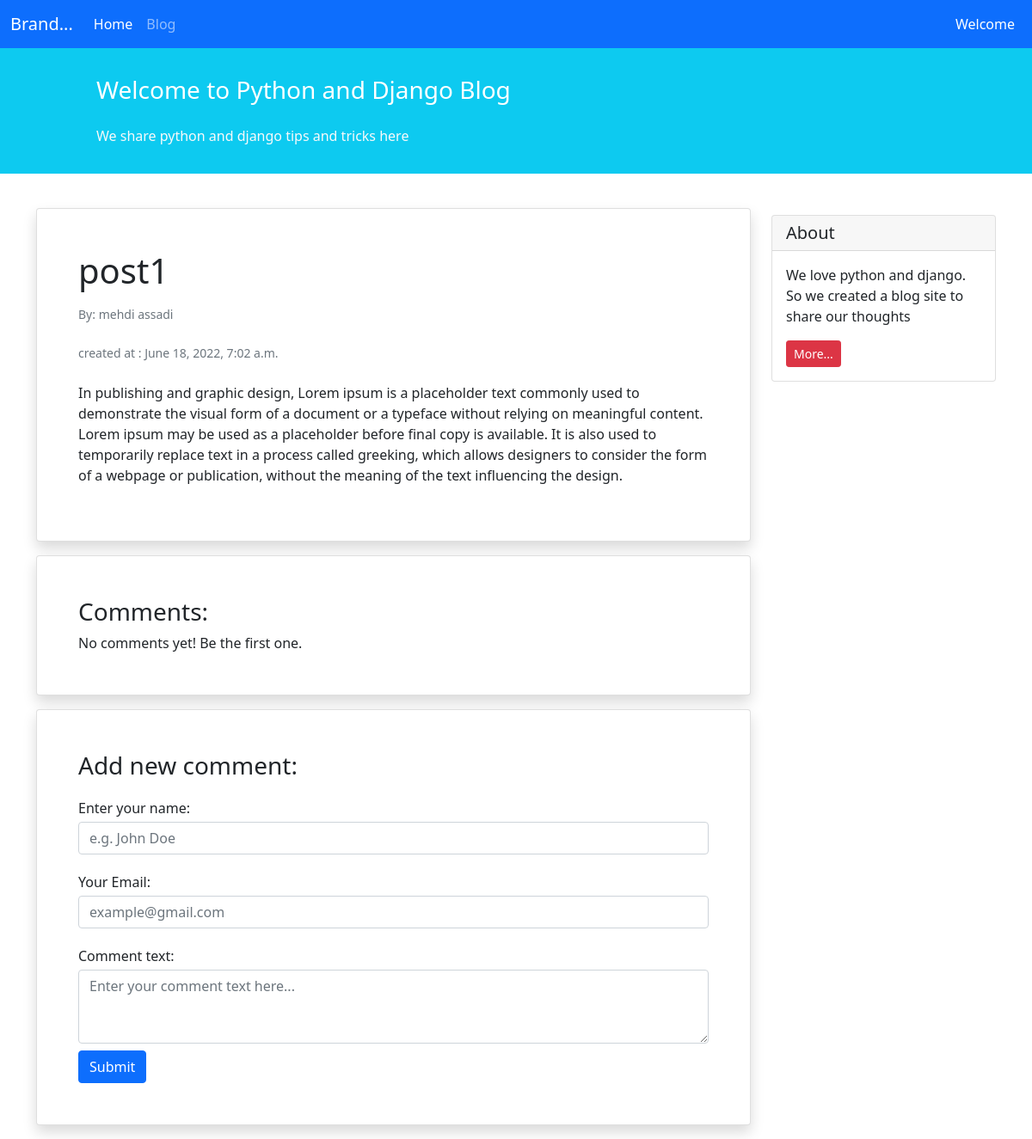
/1/, run on the app's committed database.
### apps/blog/models.py (models this page shows, shortened)
class Post(models.Model):
    STATUS_CHOICES = [('drf', 'Draft'), ('pub', 'Published')]
    title = models.CharField(max_length=100)
    author = models.ForeignKey(
        Author, blank=True, null=True, on_delete=models.CASCADE)
    description = models.TextField()
    date_created = models.DateTimeField(auto_now_add=True)
    date_modified = models.DateTimeField(auto_now=True)
    status = models.CharField(max_length=100, choices=STATUS_CHOICES)

class Author(models.Model):
    name = models.CharField(max_length=100)
    family = models.CharField(max_length=100)
    def __str__(self):
        return self.name+' ' + self.family

### apps/blog/views.py (the view)
# urls.py: path('<int:id>/', PostView , name='blog_detail'),
def PostView(request , id ):
    try:
        post =Post.objects.get(id=id)
        context={'post': post}
        return render(request, 'blog/details.html', context)
    except:
        context={'post': {'title': 'post not found ' , 'description': '.........'}}
        return render(request, 'blog/details.html', context)

### templates/blog/details.html
{% extends 'base.html' %} {% block content %}
<div class="container mt-4">
  <div class="row">
    <div class="col-9">
      <div class="card shadow my-3 p-5">
        <h1>{{post.title}}</h1>
        <p class="small text-muted mt-2">By: {{post.author}}</p>
        <p class="small text-muted mt-2">created at : {{post.date_created}}</p>
        <p class="mt-2">{{post.description}}</p>
      </div>
      <div class="card shadow my-3 p-5">
        <h3>Comments:</h3>
        No comments yet! Be the first one.
      </div>
      <div class="card shadow my-3 p-5">
        <h3>Add new comment:</h3>
        <form method="POST">
          <div class="form-group py-2">
            <label class="py-1" for="author_name">Enter your name:</label>
            <input
              type="text"
              class="form-control"
              placeholder="e.g. John Doe"
              name="author_name"
            />
          </div>
          <div class="form-group py-2">
            <label class="py-1" for="email">Your Email:</label>
            <input
              type="email"
              class="form-control"
              placeholder="example@gmail.com"
              name="email"
            />
          </div>
          <div class="form-group py-2">
            <label class="py-1" for="comment_text">Comment text:</label>
            <textarea
              class="form-control"
              name="text"
              rows="3"
              placeholder="Enter your comment text here..."
            ></textarea>
          </div>
          <button type="submit" class="btn btn-primary">Submit</button>
        </form>
      </div>
    </div>
    <div class="col-3">
      <div class="card my-4">
        <h5 class="card-header">About</h5>
        <div class="card-body">
          <p class="card-text">
            We love python and django. So we created a blog site to share our
            thoughts
          </p>
          <a href="#" class="btn btn-sm btn-danger"> More... </a>
        </div>
      </div>
    </div>
  </div>
</div>
{% endblock content %}

### templates/base.html (shortened to what this page needs)
<!DOCTYPE html>
<html lang="en">
  <head>
    <link
      href="https://cdn.jsdelivr.net/npm/bootstrap@5.1.3/dist/css/bootstrap.min.css"
      rel="stylesheet"
    />
  </head>
  <body>
    <nav class="navbar navbar-expand-lg navbar-dark bg-primary">
      <div class="container-fluid">
        <a class="navbar-brand" href="#">Brand...</a>
        <div class="collapse navbar-collapse" id="navbarNavAltMarkup">
          <div class="navbar-nav">
            <a class="nav-link active" aria-current="page" href={% url 'blog_index' %}>Home</a>
            <a class="nav-link" href={% url 'blog_detail' 1  %}>Blog</a>
          </div>
        </div>
        <div class="mx-2 text-white">Welcome</div>
      </div>
    </nav>
    <div class="container-fluid bg-info">
      <div class="row py-3">
        <div class="col-md-8 col-md-10 mx-auto">
          <h3 class="my-4 mt-3 text-white">
            Welcome to Python and Django Blog
          </h3>
          <p class="text-light">
            We share python and django tips and tricks here
          </p>
        </div>
      </div>
    </div>
{% block content %}{% endblock content %}
  </body>
</html>

### data on the page
Post: title "post1", author "mehdi assadi", date_created "June 18, 2022, 7:02 a.m.", description "In publishing and graphic design, Lorem ipsum is a placeholder text commonly used to demonstrate the visual form of a document or a typeface without relying on meaningful content. Lorem ipsum may be used as a placeholder before final copy is available. It is also used to temporarily replace text in a process called greeking, which allows designers to consider the form of a webpage or publication, without the meaning of the text influencing the design."
